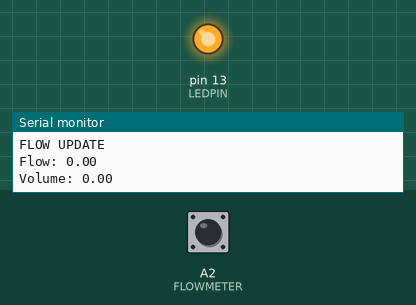
Bench run of a sketch on a simulated Arduino Uno, built with avr-gcc and run on an emulated ATmega328P. Shown: output pins drawn as LEDs (lit = HIGH), the last lines printed to the serial monitor. Inputs (shaded band) come from the test bench; at power-on: A2 (FLOWMETER) HIGH.

Above: at 0.1 s.
At 3.1 s:
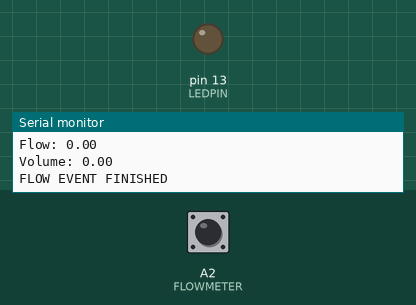
Timing chart, 0 to 4.6 s (numbered marks = the images above):
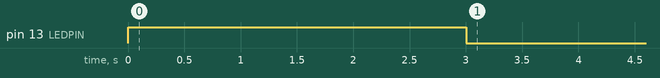

Measured:
- by itself, pin 13 (LEDPIN): LOW → HIGH at 0.00 s, → LOW 3.0 s later

The sketch:

flowmeter_test.ino
```cpp
// flow meter test
//
// Connect flowmeter sensor to power, gnd, and signal to  pin A2
//
// this sketch tests operation of the flowmeter sensor. prints metrics
// to serial COM monitor.
//
// authors:       christopher villalpando, andrea david
// emails:        chvillal@ucsc.edu, andavid@ucsc.edu
// last-modified: 5/21/2018

#define FLOWMETER A2
#define LEDPIN    13

volatile uint8_t lastflowmeterpinstate;
unsigned long current_t;
unsigned long flowStart;
unsigned long pinChange;
unsigned long lastPinChange;
unsigned long pinDelta;
unsigned long nextPinCheck;
unsigned long nextSerialUpdate;
float volume;
float flowRate;
float hertz;
bool flowing = false;
int pinState;
int lastPinState;

void setup() {

  while(!Serial);
  Serial.begin(9600);

  Serial.println("Feather M0 Board - flowmeter test");

  pinMode(LEDPIN,OUTPUT); //LED SETUP
  digitalWrite(LEDPIN, LOW);

  pinMode(FLOWMETER, INPUT);
  digitalWrite(FLOWMETER, HIGH);
  lastflowmeterpinstate = digitalRead(FLOWMETER);
  nextPinCheck = millis();
  nextSerialUpdate = millis();
  lastPinState = false;

}

void loop() {

  /* simulates 1 ms interrupt, run event checker */
  current_t = millis();
  if ( current_t >= nextPinCheck ){
    nextPinCheck++;
    event_checker();
  }

  /* if flowing state active, print metrics every 1s */
  if ( current_t >= nextSerialUpdate ){
    nextSerialUpdate += 1000;
    if (flowing == true){
      Serial.println("FLOW UPDATE");
      Serial.print("Flow: ");
      Serial.println(flowRate);
      Serial.print("Volume: ");
      Serial.println(volume);
    }
  }

}

void event_checker(void){

  pinState = digitalRead(FLOWMETER);
  if (pinState != lastPinState && pinState == HIGH){

    if (flowing == false){
      flowStart = current_t;
      Serial.println("FLOW EVENT STARTED");
      lastPinChange = current_t;
      flowing = true;
      lastPinState = pinState;
      digitalWrite(LEDPIN, HIGH);
      return;
    }

    pinChange = current_t;
    pinDelta = pinChange - lastPinChange;

    if (pinDelta < 1000){
      hertz = 1000.0000 /pinDelta;
      flowRate = hertz/(60*7.5); // L/s
      volume += flowRate*(pinDelta/1000.0000);
    }

    lastPinChange = pinChange;

  } else if (flowing == true && pinState == lastPinState && (current_t - lastPinChange) > 3000){
    flowing = false;
    volume = 0;
    Serial.println("FLOW EVENT FINISHED");
    digitalWrite(LEDPIN, LOW);
  }

  lastPinState = pinState;
}
```
